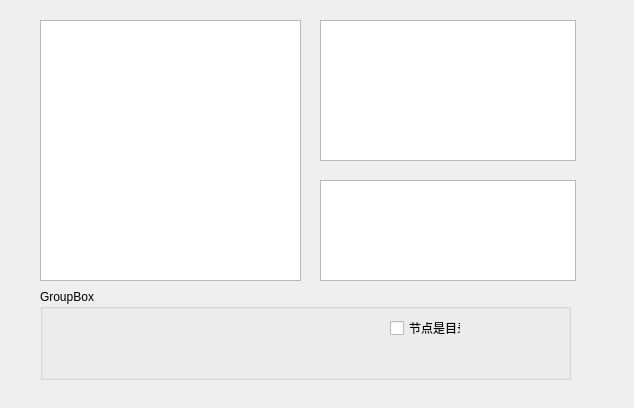
<?xml version="1.0" encoding="UTF-8"?>
<ui version="4.0">
 <class>MainWindow</class>
 <widget class="QMainWindow" name="MainWindow">
  <property name="windowModality">
   <enum>Qt::NonModal</enum>
  </property>
  <property name="geometry">
   <rect>
    <x>0</x>
    <y>0</y>
    <width>634</width>
    <height>408</height>
   </rect>
  </property>
  <property name="windowTitle">
   <string>MainWindow</string>
  </property>
  <widget class="QWidget" name="centralwidget">
   <widget class="QListView" name="listView">
    <property name="geometry">
     <rect>
      <x>320</x>
      <y>20</y>
      <width>256</width>
      <height>141</height>
     </rect>
    </property>
   </widget>
   <widget class="QTableView" name="tableView">
    <property name="geometry">
     <rect>
      <x>320</x>
      <y>180</y>
      <width>256</width>
      <height>101</height>
     </rect>
    </property>
   </widget>
   <widget class="QTreeView" name="treeView">
    <property name="geometry">
     <rect>
      <x>40</x>
      <y>20</y>
      <width>261</width>
      <height>261</height>
     </rect>
    </property>
   </widget>
   <widget class="QGroupBox" name="groupBox">
    <property name="geometry">
     <rect>
      <x>40</x>
      <y>289</y>
      <width>531</width>
      <height>91</height>
     </rect>
    </property>
    <property name="title">
     <string>GroupBox</string>
    </property>
    <widget class="QLabel" name="labFileName">
     <property name="geometry">
      <rect>
       <x>10</x>
       <y>30</y>
       <width>61</width>
       <height>20</height>
      </rect>
     </property>
     <property name="text">
      <string/>
     </property>
    </widget>
    <widget class="QLabel" name="labFileSize">
     <property name="geometry">
      <rect>
       <x>130</x>
       <y>30</y>
       <width>81</width>
       <height>20</height>
      </rect>
     </property>
     <property name="text">
      <string/>
     </property>
    </widget>
    <widget class="QLabel" name="labTpye">
     <property name="geometry">
      <rect>
       <x>230</x>
       <y>30</y>
       <width>71</width>
       <height>20</height>
      </rect>
     </property>
     <property name="text">
      <string/>
     </property>
    </widget>
    <widget class="QLabel" name="labPath">
     <property name="geometry">
      <rect>
       <x>10</x>
       <y>60</y>
       <width>101</width>
       <height>21</height>
      </rect>
     </property>
     <property name="text">
      <string/>
     </property>
    </widget>
    <widget class="QCheckBox" name="chkIsDir">
     <property name="geometry">
      <rect>
       <x>350</x>
       <y>30</y>
       <width>71</width>
       <height>18</height>
      </rect>
     </property>
     <property name="text">
      <string>节点是目录</string>
     </property>
    </widget>
   </widget>
  </widget>
  <widget class="QMenuBar" name="menubar">
   <property name="geometry">
    <rect>
     <x>0</x>
     <y>0</y>
     <width>634</width>
     <height>17</height>
    </rect>
   </property>
  </widget>
 </widget>
 <resources/>
 <connections/>
</ui>
